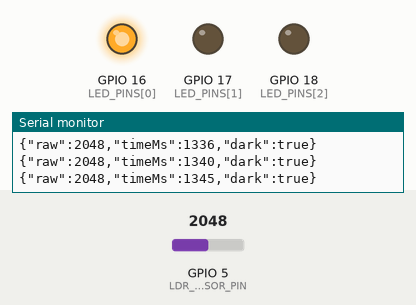
Simulated run of this program. Board: ESP32-S3. Shown: output pins drawn as LEDs (lit = HIGH), the last lines printed to the serial monitor. Dashed ring = blinking. Inputs (shaded band) come from the test bench; at power-on: GPIO 5 (LDR_SENSOR_PIN) = 2048 (analog values on the 0–4095 scale).

Above: at 1.35 s.
1.4 s: GPIO 5 (LDR_SENSOR_PIN) set to 1952
At 2.1 s:
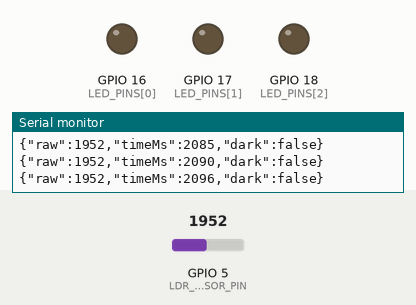
2.9 s: GPIO 5 (LDR_SENSOR_PIN) set to 2040
At 3.64 s:
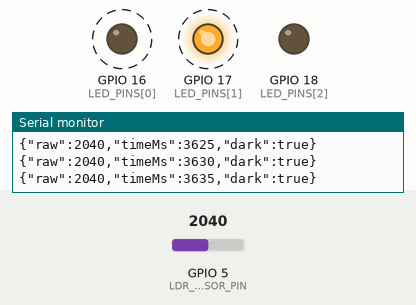
5.9 s: GPIO 5 (LDR_SENSOR_PIN) set to 1960
At 6.7 s:
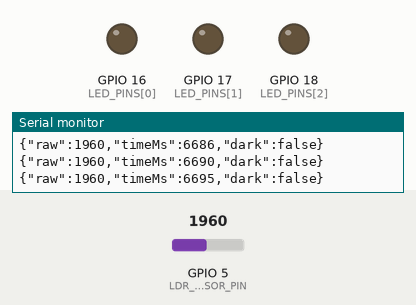
7.4 s: GPIO 5 (LDR_SENSOR_PIN) set to 2047
At 8.45 s:
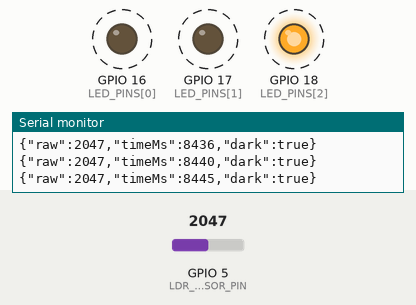
Timing chart, 0 to 11.4 s (numbered marks = the images above; inputs shaded):
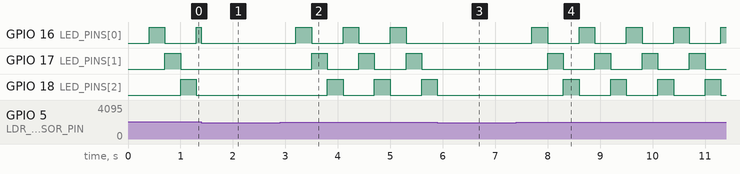

The program:

main.cpp
```cpp
#include <Arduino.h>

// ======================== LDR SENSOR ========================
// LDR analog input. Chọn GPIO tương thích ADC trên bo mạch đang sử dụng.
const int LDR_SENSOR_PIN = 5;

// Lấy mẫu cách đều 5 ms: Fs = 200 Hz, giới hạn Nyquist là 100 Hz.
const uint32_t SAMPLE_INTERVAL_US = 5000;
uint32_t lastSampleMicros = 0;

// ======================== LED CHASING ========================
// 3 LED nối vào GPIO 16, 17, 18 – chạy vòng lặp khi trời tối.
const int LED_PINS[] = {16, 17, 18};
const int NUM_LEDS   = 3;

// Ngưỡng phân biệt sáng/tối (ADC 12-bit: 0-4095).
// Giá trị LDR thấp = nhiều ánh sáng, giá trị cao = tối.
// Điều chỉnh ngưỡng này phù hợp với mạch thực tế của bạn.
const uint16_t DARK_THRESHOLD = 2000;

// Tốc độ chuyển LED (ms) – mỗi LED sáng trong khoảng thời gian này.
const uint32_t LED_CHASE_INTERVAL_MS = 300;

uint32_t lastLedChangeMs = 0;   // Thời điểm đổi LED lần cuối
int      currentLedIndex = 0;   // LED đang sáng (0, 1, 2)
bool     isDark          = false; // Trạng thái tối/sáng hiện tại

// Tắt tất cả LED
void allLedsOff() {
  for (int i = 0; i < NUM_LEDS; i++) {
    digitalWrite(LED_PINS[i], LOW);
  }
}

void setup() {
  Serial.begin(115200);

  // ---------- LDR ----------
  analogReadResolution(12); // ADC 12-bit: 0-4095.
#if defined(ADC_11db)
  analogSetAttenuation(ADC_11db);
#elif defined(ADC_12db)
  analogSetAttenuation(ADC_12db);
#endif

  pinMode(LDR_SENSOR_PIN, INPUT);

  // ---------- LEDs ----------
  for (int i = 0; i < NUM_LEDS; i++) {
    pinMode(LED_PINS[i], OUTPUT);
    digitalWrite(LED_PINS[i], LOW);
  }

  delay(100);

  lastSampleMicros = micros();
  lastLedChangeMs  = millis();

  Serial.println("{\"status\":\"ESP32 LDR + LED Chase Ready\",\"fs\":200}");
}

void loop() {
  const uint32_t currentMicros = micros();
  const uint32_t currentMs     = millis();

  // ======================== LDR Sampling (giữ nguyên) ========================
  if (currentMicros - lastSampleMicros >= SAMPLE_INTERVAL_US) {
    // Giữ nhịp lấy mẫu đều; chỉ gửi giá trị ADC gốc để web áp dụng bộ lọc.
    lastSampleMicros += SAMPLE_INTERVAL_US;
    const uint16_t rawSample = analogRead(LDR_SENSOR_PIN);
    const uint32_t sampleTimeMs = millis();

    // Cập nhật trạng thái sáng/tối dựa trên giá trị LDR
    isDark = (rawSample >= DARK_THRESHOLD);

    Serial.printf("{\"raw\":%u,\"timeMs\":%lu,\"dark\":%s}\n",
                  static_cast<unsigned int>(rawSample),
                  static_cast<unsigned long>(sampleTimeMs),
                  isDark ? "true" : "false");
  }

  // ======================== LED Chase ========================
  if (isDark) {
    // Trời tối → chạy vòng lặp LED: 16 → 17 → 18 → 16 ...
    if (currentMs - lastLedChangeMs >= LED_CHASE_INTERVAL_MS) {
      lastLedChangeMs = currentMs;

      // Tắt tất cả LED trước
      allLedsOff();

      // Bật LED hiện tại
      digitalWrite(LED_PINS[currentLedIndex], HIGH);

      // Chuyển sang LED tiếp theo (vòng lặp)
      currentLedIndex = (currentLedIndex + 1) % NUM_LEDS;
    }
  } else {
    // Trời sáng → tắt hết LED, reset vị trí
    allLedsOff();
    currentLedIndex = 0;
    lastLedChangeMs = currentMs; // Reset timer để khi tối lại bắt đầu ngay
  }
}
```

Measured:
- the behaviour switches between 2000 and 1999 on GPIO 5 (LDR_SENSOR_PIN) (found by bisection; images 0 and 1)
- after the input at 1.4 s, GPIO 17 (LED_PINS[1]): stops changing and stays LOW; GPIO 18 (LED_PINS[2]): stays LOW (without the input it goes to HIGH after 0.50 s)
- after the input at 2.9 s, GPIO 16 (LED_PINS[0]): alternates HIGH for 0.30 s and LOW for 0.60 s, starting after 0.30 s; GPIO 17 (LED_PINS[1]): alternates HIGH for 0.30 s and LOW for 0.60 s, starting after 0.60 s; GPIO 18 (LED_PINS[2]): alternates HIGH for 0.30 s and LOW for 0.60 s, starting after 0.90 s
- after the input at 5.9 s, GPIO 16 (LED_PINS[0]): stays LOW (without the input it goes to HIGH after 0.90 s); GPIO 17 (LED_PINS[1]): stays LOW (without the input it goes to HIGH after 0.30 s); GPIO 18 (LED_PINS[2]): stays LOW (without the input it goes to HIGH after 0.60 s)
- after the input at 7.4 s, GPIO 16 (LED_PINS[0]): alternates HIGH for 0.30 s and LOW for 0.60 s, starting after 0.30 s; GPIO 17 (LED_PINS[1]): alternates HIGH for 0.30 s and LOW for 0.60 s, starting after 0.60 s; GPIO 18 (LED_PINS[2]): alternates HIGH for 0.30 s and LOW for 0.60 s, starting after 0.90 s
